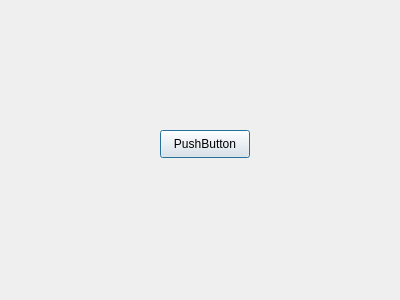
<?xml version="1.0" encoding="UTF-8"?>
<ui version="4.0">
 <class>MyDialog</class>
 <widget class="QDialog" name="MyDialog">
  <property name="geometry">
   <rect>
    <x>0</x>
    <y>0</y>
    <width>400</width>
    <height>300</height>
   </rect>
  </property>
  <property name="windowTitle">
   <string>Dialog</string>
  </property>
  <widget class="QPushButton" name="pushButton">
   <property name="geometry">
    <rect>
     <x>160</x>
     <y>130</y>
     <width>90</width>
     <height>28</height>
    </rect>
   </property>
   <property name="text">
    <string>PushButton</string>
   </property>
  </widget>
 </widget>
 <resources/>
 <connections/>
</ui>
